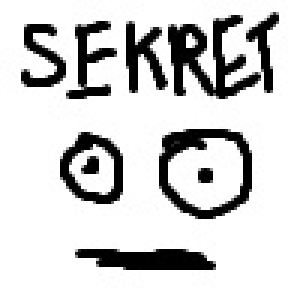
#> input picture visual/obrazek.jpg, 100 x 100 px (shown 3 times larger)
$ jupyter execute visual.ipynb
#> lines starting #> are read from the running program, lines starting #| are printed output that depends on the picture; after the words box and inside, x2 and y2 are one past the last pixel; in counts of white or black regions, pixels touching at a corner belong together
# Kryptografia wizualna
---

[cell 1]
import matplotlib.pyplot as plt
import numpy as np
from PIL import Image
from random import choice
picture = Image.open("obrazek.jpg")
#> picture is the input picture: PIL image 100x100 RGB; min 0, max 255, mean 209.2

[cell 2]
def pictureToMatrix(picture):
    return np.array(picture.convert('1')).astype(int)
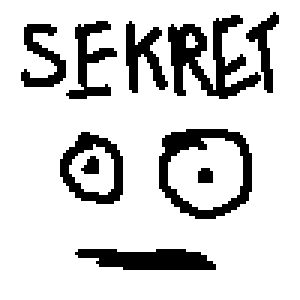
#> returned value: shape (100, 100) int64 (shown 3 times larger); values 0 (black) and 1 (white), 82.1% white; 10 black regions, largest, box (x1, y1, x2, y2) and area: (56, 5, 87, 33) 373, (53, 43, 84, 73) 330, (25, 83, 72, 90) 253

[cell 3]
pictureMatrix = pictureToMatrix(picture)
plt.imshow(pictureMatrix, cmap='gray')

---
### Szyfrowanie obrazu

[cell 4]
choice_list = ['left','right']

[cell 5]
def makeParts(pictureMatrix, choice_list):
    part_1 = []
    part_2 = []
    for y in range(pictureMatrix.shape[0]):
        part_1_row = []
        part_2_row = []
        for x in range(pictureMatrix.shape[1]):
            _choice = choice(choice_list)
            if pictureMatrix[y][x] == 1:
                if _choice == 'left':
                    part_1_row.append(1)
                    part_1_row.append(0)
                    part_2_row.append(1)
                    part_2_row.append(0)
                else:
                    part_1_row.append(0)
                    part_1_row.append(1)
                    part_2_row.append(0)
                    part_2_row.append(1)
            else:
                if _choice == 'left':
                    part_1_row.append(0)
                    part_1_row.append(1)
                    part_2_row.append(1)
                    part_2_row.append(0)
                else:
                    part_1_row.append(1)
                    part_1_row.append(0)
                    part_2_row.append(0)
                    part_2_row.append(1)

        part_1.append(part_1_row)
        part_2.append(part_2_row)
    return part_1, part_2

[cell 6]
part_1, part_2 = makeParts(pictureMatrix, choice_list)
#> part_1 = 100 items; part_2 = 100 items

---
### Obraz po zaszyfrowaniu

[cell 7]
plt.subplot(1, 2, 1)
plt.imshow(part_1, cmap='gray')
plt.subplot(1, 2, 2)
plt.imshow(part_2, cmap='gray')
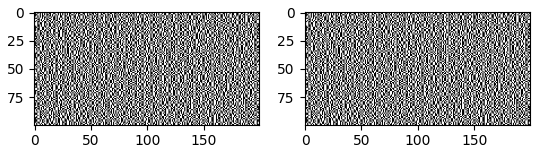
#> figure drawn by matplotlib, 2 panels

### Odszyfrowanie obrazu

[cell 8]
def decryptPictures(part_1, part_2):
    decrypted = []
    for y in range(len(part_1)):
        row = []
        for x in range(0, len(part_1[0]), 2):
            first_pixel = 1 if part_1[y][x] + part_2[y][x] > 1 else 0
            second_pixel = 1 if part_1[y][x+1] + part_2[y][x+1] > 1 else 0
            row.append(first_pixel)
            row.append(second_pixel)
        decrypted.append(row)
#> this loop made 100 passes
#> after the loop, decrypted = 100 items

    return decrypted

[cell 9]
decrypted = decryptPictures(part_1, part_2)
#> decrypted = 100 items
plt.imshow(decrypted, cmap='gray')
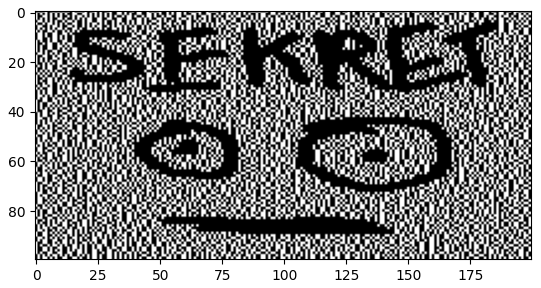
#> figure drawn by matplotlib, 1 panel

#### Korekcja obrazu i szumu

[cell 10]
def sizeAndNoiseCorrection(pictureMatrix):
    shape = (len(pictureMatrix), len(pictureMatrix[0]))
#> shape = (100, 200)
    resultArray = []
    for x in range(shape[0]):
        row = []
        for y in range(0, shape[1], 2):
            if pictureMatrix[x][y] == 1 and pictureMatrix[x][y+1] == 0:
                row.append(1)
            elif pictureMatrix[x][y] == 0 and pictureMatrix[x][y+1] == 1:
                row.append(1)
            else:
                row.append(0)
        resultArray.append(row)
    return resultArray

[cell 11]
correctedPicture = sizeAndNoiseCorrection(decrypted)
#> correctedPicture = 100 items
plt.subplot(1, 2, 1)
plt.title("Corrected")
plt.imshow(correctedPicture, cmap='gray')
plt.subplot(1, 2, 2)
plt.title("Original")
plt.imshow(pictureMatrix, cmap='gray')
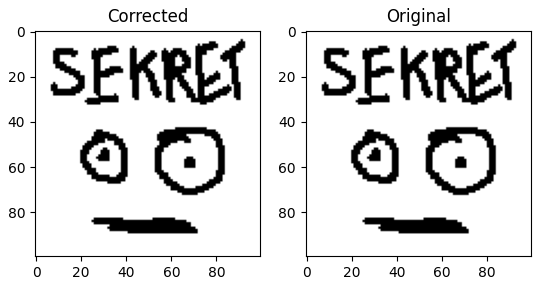
#> figure drawn by matplotlib, 2 panels
